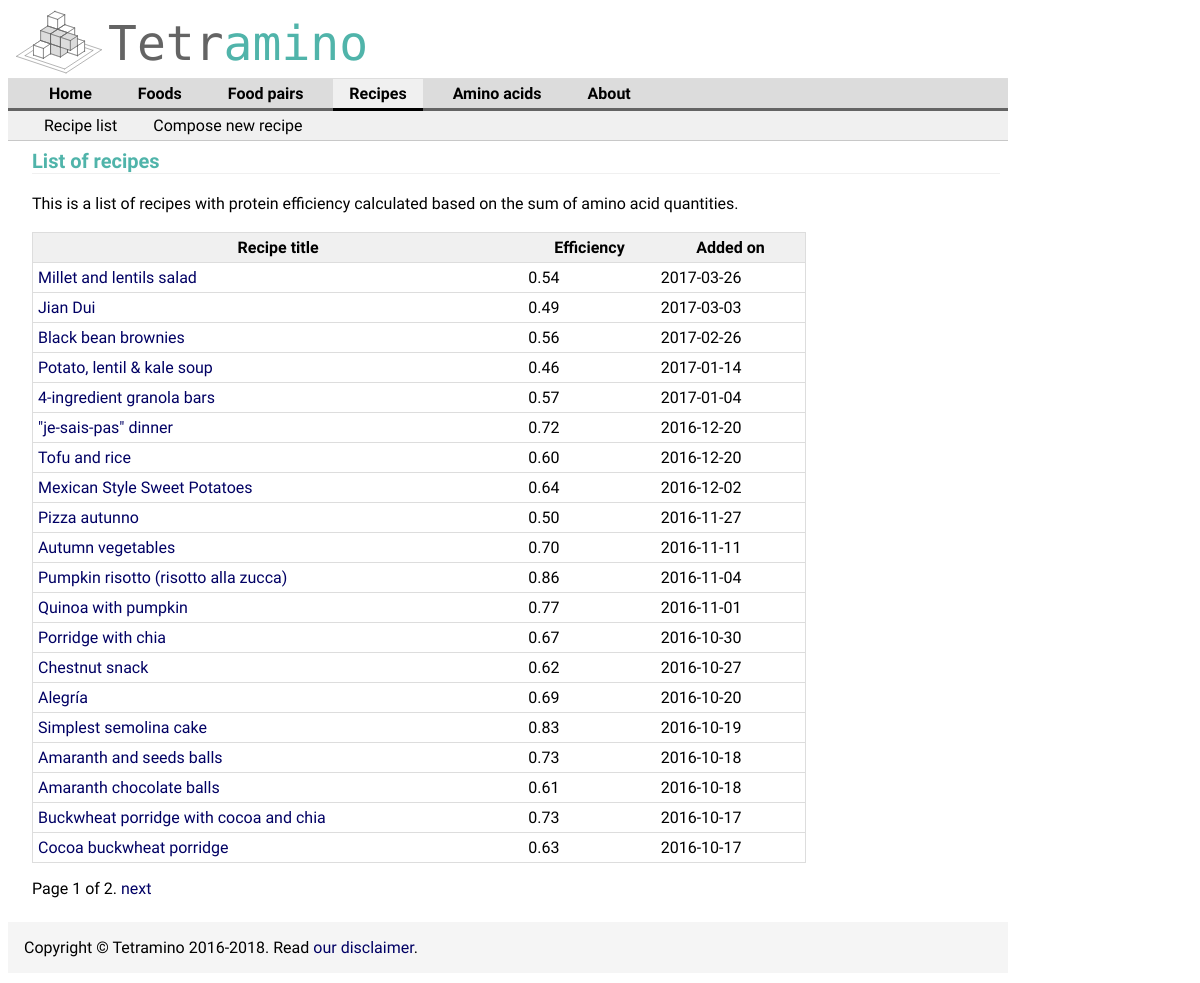
Before: /recipe-list/ with the older database file.
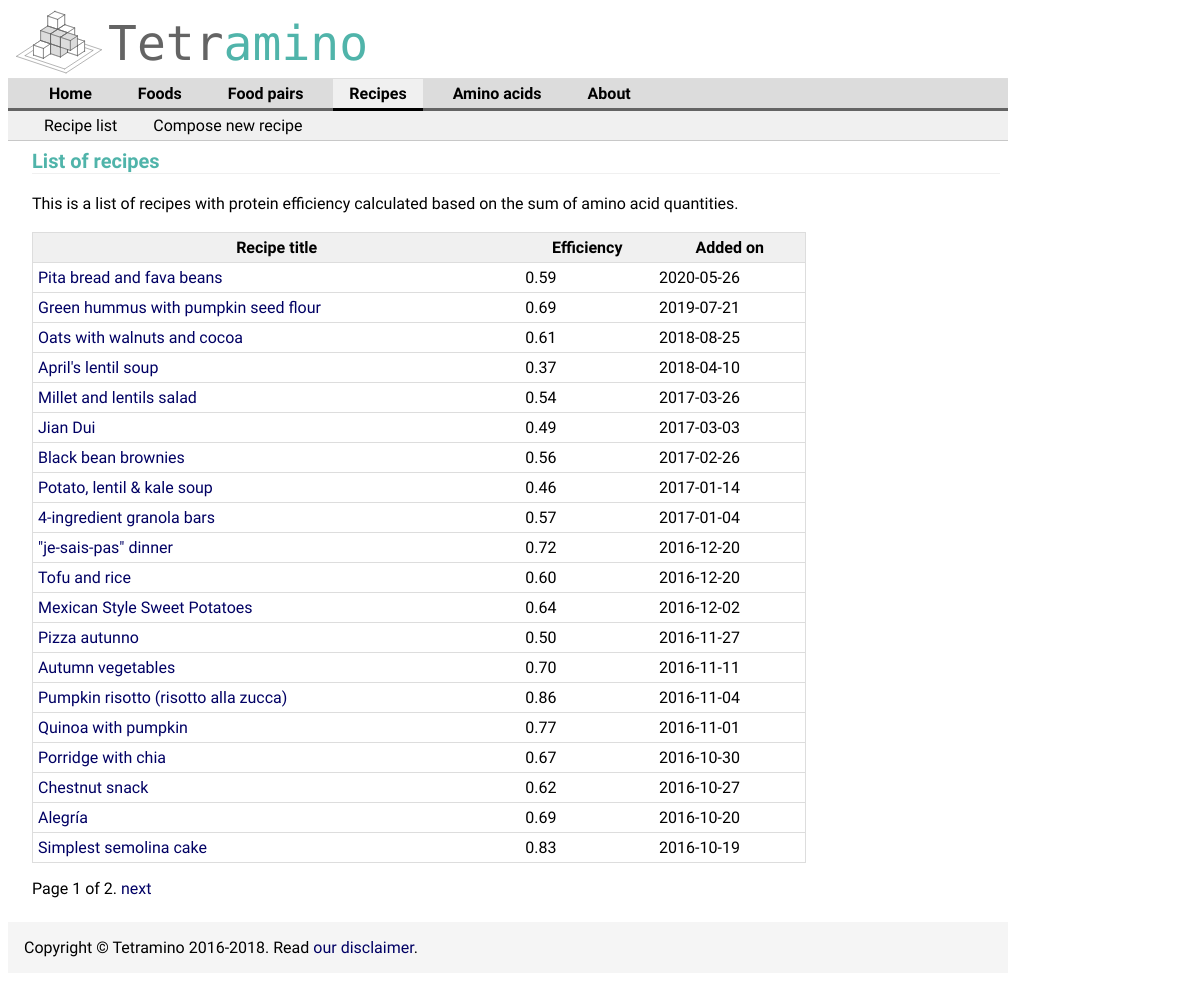
After: the same page with the newer database file.
### aminoApp/models.py (models this page shows, shortened)
class Recipe(models.Model):
    title = models.CharField(max_length=255)
    description = models.TextField(null=True, blank=True)
    category = models.CharField(max_length=20, null=True, blank=True) # or a choice
    link = models.CharField(max_length=80, null=True, blank=True)
    date_added = models.DateTimeField('date added', null=True, blank=True,auto_now_add=True)
    efficiency = models.FloatField(null=True)
    aa_score = models.FloatField(null=True, blank=True)

### aminoApp/views.py (the view)
# urls.py: url(r'^recipe-list/', views.RecipeList.as_view(), name='recipeList'),
class RecipeList(ListView):
    queryset= Recipe.objects.order_by('-date_added')
    template_name = 'aminoApp/recipeList.html'
    context_object_name = 'recipeList'
    paginate_by = 20

### aminoApp/templates/aminoApp/recipeList.html (shortened to what this page needs)
{% extends "aminoApp/baseRecipe.html" %}
{% block content %}
<h1>List of recipes</h1>
This is a list of recipes with protein efficiency calculated based on the sum of amino acid quantities.
    {% if recipeList %}
        <table>
            <tr>
                <th>Recipe title</th>
                <th>Efficiency</th>
                <th>Added on</th>
            </tr>
        {% for recipe in recipeList %}
            <tr>
                <td><a href="/showRecipe/{{ recipe.pk }}/">{{ recipe.title }}</a> </td>
                <td>{{ recipe.efficiency | floatformat:2 }} </td>
                <td>{{ recipe.date_added |date:"Y-m-d"}} </td>
            </tr>
        {% endfor %}
        </table>
    {% else %}
        <p>No recipe is available.</p>
    {% endif %}
    {% if is_paginated %}
    <p>
        <div class="pagination">
            <span class="page-links">
                <span class="page-current">
                    Page {{ page_obj.number }} of {{ page_obj.paginator.num_pages }}.
                </span>
                {% if page_obj.has_next %}
                    <a href="/recipe-list/?page={{ page_obj.next_page_number }}">next</a>
                {% endif %}
            </span>
        </div>
    </p>
    {% endif %}
{% endblock %}

Changed rows visible on the page:
no longer on this page (row unchanged): Recipe: title "Amaranth and seeds balls", efficiency "0.73", date_added "2016-10-18"
no longer on this page (row unchanged): Recipe: title "Amaranth chocolate balls", efficiency "0.61", date_added "2016-10-18"
no longer on this page (row unchanged): Recipe: title "Buckwheat porridge with cocoa and chia", efficiency "0.73", date_added "2016-10-17"
no longer on this page (row unchanged): Recipe: title "Cocoa buckwheat porridge", efficiency "0.63", date_added "2016-10-17"
added Recipe: title "Pita bread and fava beans", efficiency "0.59", date_added "2020-05-26"
added Recipe: title "Green hummus with pumpkin seed flour", efficiency "0.69", date_added "2019-07-21"
added Recipe: title "Oats with walnuts and cocoa", efficiency "0.61", date_added "2018-08-25"
added Recipe: title "April's lentil soup", efficiency "0.37", date_added "2018-04-10"
